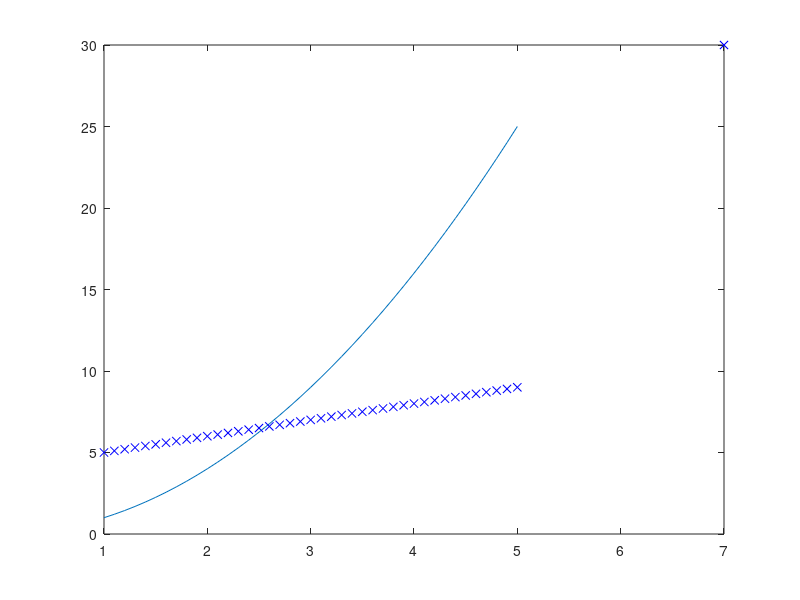

Write the MATLAB code that produced this figure. (Note: this script raises an error after producing the figure.)
clear all
close all
clc

x = 1:0.1:5;
y = x.^2;
z = x+4;
figure('Name','Algo','NumberTitle','off')
plot(x,y); hold on
plot(x,z,'bx');

mx = findobj(get(gca,'Children'),'Marker','x')

for i=1:10,

%figure('Name','EITA','NumberTitle','off')
%h('Tag', 'Eita') = semilogx(y,x);

%fH = get(0,'Children');

f = findobj('name','Algo');
set(0, 'currentfigure', f);



hold on
%h(i) = plot(3,i,'bx','Color',[0,0,0]);


 %newX = [get(dataPlotN,'Xdata') 1];
 %newY = [get(dataPlotN,'Ydata') 4];
 %semilogx(newX,newY)
end

axesO = get(gca,'children')
newX = [get(mx,'Xdata') 7];
newY = [get(mx, 'Ydata') 30];
set(mx, 'Xdata',newX, 'Ydata', newY)

if axesO(1).Marker == '-',
    disp('EH PORRA')
else
    disp('NAO EH PORRA')
end


%set(dataPlotN,'Xdata',newX, 'Ydata',newY);

%    best = min(state.Score);
%         m    = meanf(state.Score);
%         %set(gca,'xlim',[0,state.Generation + 5]);
%         plotBest = findobj(get(gca,'Children'),'Tag','gaplotbestf');
%         plotMean = findobj(get(gca,'Children'),'Tag','gaplotmean');
%         newX = [get(plotBest,'Xdata') state.Generation];
%         newY = [get(plotBest,'Ydata') best];
%         set(plotBest,'Xdata',newX, 'Ydata',newY);
%         newY = [get(plotMean,'Ydata') m];
%         set(plotMean,'Xdata',newX, 'Ydata',newY);
%         set(get(gca,'Title'),'String',sprintf('Best: %g Mean: %g',best,m));;